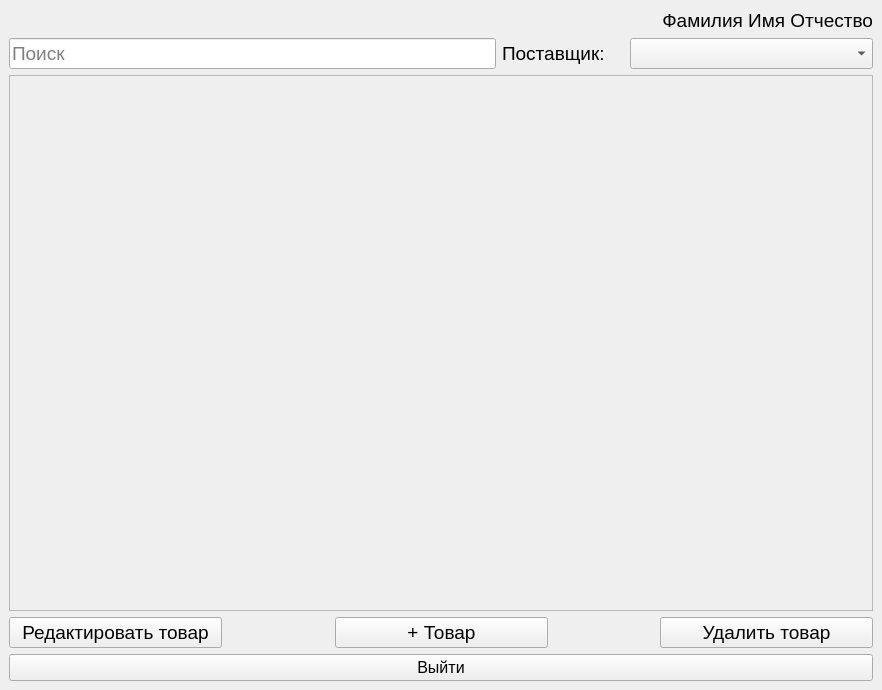
<?xml version="1.0" encoding="UTF-8"?>
<ui version="4.0">
 <class>MainWindow</class>
 <widget class="QMainWindow" name="MainWindow">
  <property name="geometry">
   <rect>
    <x>0</x>
    <y>0</y>
    <width>882</width>
    <height>690</height>
   </rect>
  </property>
  <property name="windowTitle">
   <string>MainWindow</string>
  </property>
  <widget class="QWidget" name="centralwidget">
   <layout class="QVBoxLayout" name="verticalLayout_2">
    <item>
     <widget class="QLabel" name="fioUserLabel">
      <property name="font">
       <font>
        <pointsize>14</pointsize>
       </font>
      </property>
      <property name="text">
       <string>Фамилия Имя Отчество</string>
      </property>
      <property name="alignment">
       <set>Qt::AlignmentFlag::AlignRight|Qt::AlignmentFlag::AlignTrailing|Qt::AlignmentFlag::AlignVCenter</set>
      </property>
     </widget>
    </item>
    <item>
     <layout class="QHBoxLayout" name="searchLayout" stretch="4,1,2">
      <item>
       <widget class="QLineEdit" name="searchInput">
        <property name="font">
         <font>
          <pointsize>14</pointsize>
         </font>
        </property>
        <property name="placeholderText">
         <string>Поиск</string>
        </property>
       </widget>
      </item>
      <item>
       <widget class="QLabel" name="supplierLabel">
        <property name="font">
         <font>
          <pointsize>14</pointsize>
         </font>
        </property>
        <property name="text">
         <string>Поставщик:</string>
        </property>
       </widget>
      </item>
      <item>
       <widget class="QComboBox" name="suppliersCombo">
        <property name="font">
         <font>
          <pointsize>14</pointsize>
         </font>
        </property>
       </widget>
      </item>
     </layout>
    </item>
    <item>
     <widget class="QScrollArea" name="scrollArea">
      <property name="widgetResizable">
       <bool>true</bool>
      </property>
      <widget class="QWidget" name="scrollAreaWidgetContents">
       <property name="geometry">
        <rect>
         <x>0</x>
         <y>0</y>
         <width>862</width>
         <height>532</height>
        </rect>
       </property>
      </widget>
     </widget>
    </item>
    <item>
     <layout class="QVBoxLayout" name="verticalLayout">
      <item>
       <layout class="QHBoxLayout" name="adminBtns" stretch="2,1,2,1,2">
        <item>
         <widget class="QPushButton" name="editProductBtn">
          <property name="font">
           <font>
            <pointsize>14</pointsize>
           </font>
          </property>
          <property name="text">
           <string>Редактировать товар</string>
          </property>
         </widget>
        </item>
        <item>
         <spacer name="horizontalSpacer_2">
          <property name="orientation">
           <enum>Qt::Orientation::Horizontal</enum>
          </property>
          <property name="sizeHint" stdset="0">
           <size>
            <width>40</width>
            <height>20</height>
           </size>
          </property>
         </spacer>
        </item>
        <item>
         <widget class="QPushButton" name="addProductBtn">
          <property name="font">
           <font>
            <pointsize>14</pointsize>
           </font>
          </property>
          <property name="text">
           <string>+ Товар</string>
          </property>
         </widget>
        </item>
        <item>
         <spacer name="horizontalSpacer">
          <property name="orientation">
           <enum>Qt::Orientation::Horizontal</enum>
          </property>
          <property name="sizeHint" stdset="0">
           <size>
            <width>40</width>
            <height>20</height>
           </size>
          </property>
         </spacer>
        </item>
        <item>
         <widget class="QPushButton" name="deleteProductBtn">
          <property name="font">
           <font>
            <pointsize>14</pointsize>
           </font>
          </property>
          <property name="text">
           <string>Удалить товар</string>
          </property>
         </widget>
        </item>
       </layout>
      </item>
      <item>
       <widget class="QPushButton" name="logoutBtn">
        <property name="font">
         <font>
          <pointsize>12</pointsize>
         </font>
        </property>
        <property name="text">
         <string>Выйти</string>
        </property>
       </widget>
      </item>
     </layout>
    </item>
   </layout>
  </widget>
 </widget>
 <resources/>
 <connections/>
</ui>
